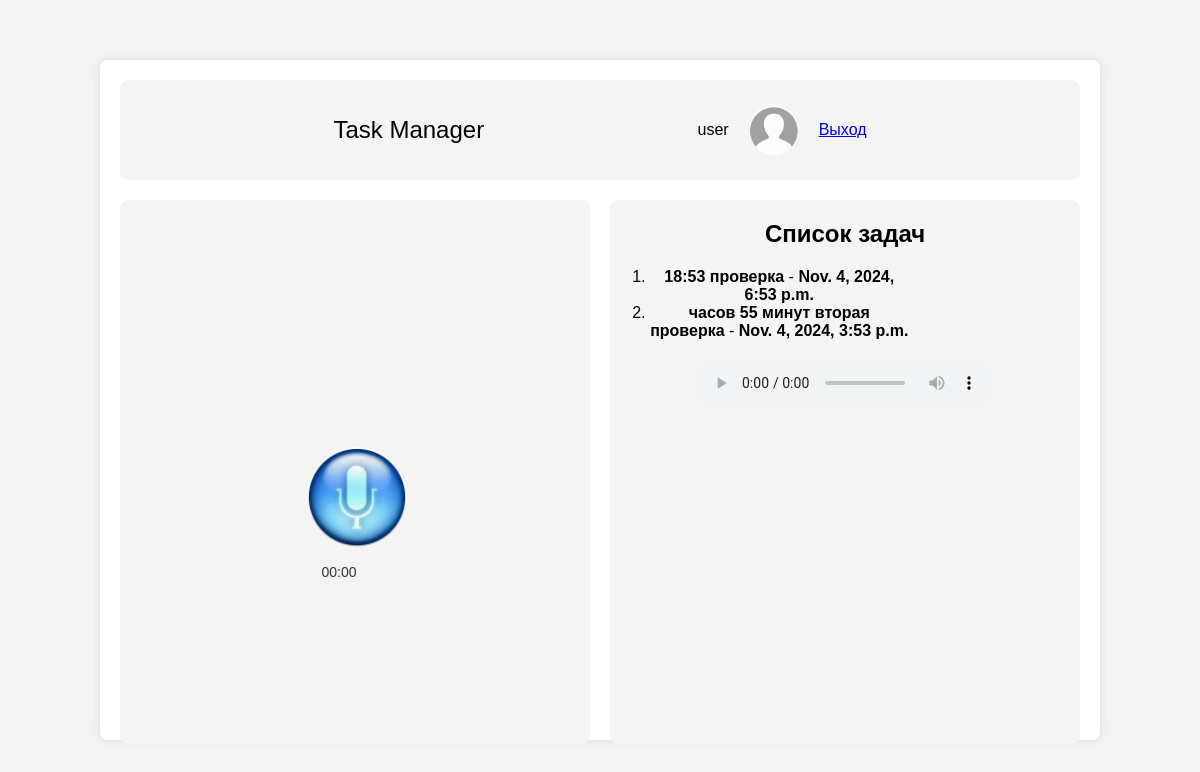
The app's page /home/3/ (signed in), older data.
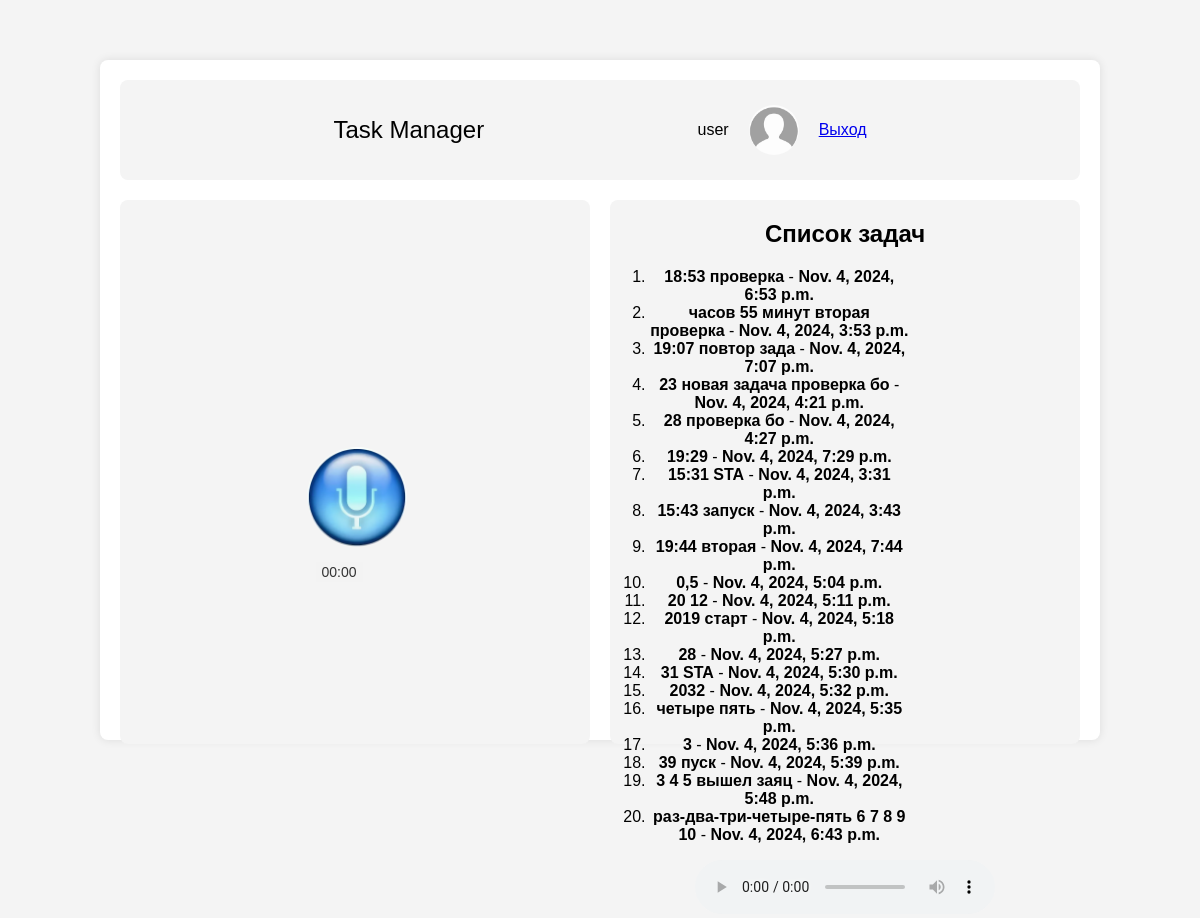
The same page, newer data.
### app/models.py (models this page shows, shortened)
class MyUser(AbstractUser):
    email = models.EmailField(unique=True, verbose_name="Адрес электронной почты")
    username = models.CharField(max_length=10, verbose_name="Имя")
    REQUIRED_FIELDS = ['username']  # Добавьте обязательные поля
    USERNAME_FIELD = 'email'  # Укажите поле для аутентификации

### text_processing/models.py (models this page shows, shortened)
class Transcription(models.Model):
    text = models.TextField()
    created_at = models.DateTimeField(auto_now_add=True)
    completed_at = models.DateTimeField(null=True, blank=True)
    record = models.ForeignKey(VoiceRecording, related_name='transcriptions', on_delete=models.CASCADE, null=True, blank=True)
    user = models.ForeignKey(MyUser,  on_delete=models.CASCADE)

### app/views.py (the view)
# urls.py: path('home/<int:user_id>/', views.home, name='home'),
@login_required
def home(request, user_id):
    try:
        user = get_object_or_404(MyUser, id=user_id)
        tasks = Transcription.objects.filter(user=user)
        for task in tasks:
            if task.record and task.record.user != user:
                logger.warning(f"User {request.user.id} tried to access task {task.id} of user {user_id}")
                raise Http404(_("You do not have permission to view this task."))
        return render(request, 'home.html', {'user': user, 'tasks': tasks})
    except Http404 as e:
        logger.error(f"Http404 error: {e}")
        raise
    except Exception as e:
        logger.error(f"An error occurred: {e}")
        raise Http404(_("An error occurred while processing your request."))

### templates/home.html (shortened to what this page needs)
{% load static %}
<!DOCTYPE html>
<html lang="en">
<head>
    <link rel="stylesheet" type="text/css" href="{% static 'style.css' %}">
</head>
<body>
<div class="home-container">
    <div class="container-app">
        <span class="title-home">Task Manager</span>
        <div class="header">
            <span>{{ user.username}}</span>
            <div class="user"><img src="{% static 'user.webp' %}" class="user-img"></div>
            <a href="{% url 'logout' %}">Выход</a>
        </div>
    </div>
    <div class="widows">
        <div class="widowsL">
            <button class="mic-btn" id="record-btn">
                <img src="{% static 'mic.webp' %}" class="mic">
            </button>
            <div class="status-bar">
                <div class="status-bar-time" id="status-bar-time">00:00</div>
            </div>
        </div>
        <div class="widowsR">
            <h2>Список задач</h2>
            <ol>
                {% for task in tasks %}
                <li class="task" data-time="{{ task.completed_at|date:'Y-m-d H:i:s' }}" data-id="{{ task.id }}"
                    data-shown="false">
                    <strong class="task-text">{{ task.text }}</strong> - <strong>{{ task.completed_at }}</strong>
                </li>
                {% empty %}
                <li>Нет доступных задач.</li>
                {% endfor %}
            </ol>
            <div>
                <audio id="recorded2Audio" controls></audio>
            </div>
        </div>
    </div>
</div>
</body>
</html>

### static/style.css (style rules this page uses)
body { font-family: Arial, sans-serif; background-color: #f4f4f4; margin: 0; padding: 0; display: flex; justify-content: center; align-items: center; height: 100vh; }
.home-container { background-color: #fff; padding: 20px; border-radius: 8px; box-shadow: 0 0 10px rgba(0, 0, 0, 0.1); width: 80%; height: 80%; position: relative; border: 2px; }
.container-app { width: 100%; height: 100px; background-color: #f4f4f4; border-radius: 8px; display: flex; justify-content: space-evenly; align-items: center; }
.header { display: flex; align-items: center; justify-content: flex-end; height: 100%; }
.title-home { align-items: center; font-size: 24px; }
.user { width: 50px; height: 50px; margin: 20px; }
.user-img { border-radius: 50%; width: 100%; height: 100%; border: 2px; }
.widows { width: 100%; height: 85%; display: flex; margin-top: 20px; margin-bottom: 25px; }
.widowsL { width: 100%; height: 100%; background-color: #f4f4f4; margin-right: 10px; border-radius: 8px; align-items: center; display: flex; justify-content: center; }
.mic { width: 100px; height: 100px; border-radius: 50%; }
.mic-btn { border-radius: 50%; border: none; }
.widowsR { width: 100%; height: 100%; background-color: #f4f4f4; margin-left: 10px; border-radius: 8px; }
.mic-btn { position: relative; width: 50px; height: 50px; border: none; background: none; padding: 0; cursor: pointer; overflow: visible; }

### templates/home.html (style rules this page uses)
.status-bar { width: 10%; height: 20px; background-color: #f3f3f3; position: relative; overflow: hidden; top: 100px; left: -41px; }
.status-bar-time { position: absolute; top: 0; left: 50%; transform: translateX(-50%); color: #333; font-size: 14px; line-height: 20px; }
.widowsR { text-align: center; }
ol { width: 55%; }

Row changes from the older to the newer data that the page shows:
added Transcription: text "19:07 повтор зада", completed_at "Nov. 4, 2024, 7:07 p.m."
added Transcription: text "23 новая задача проверка бо", completed_at "Nov. 4, 2024, 4:21 p.m."
added Transcription: text "28 проверка бо", completed_at "Nov. 4, 2024, 4:27 p.m."
added Transcription: text "19:29", completed_at "Nov. 4, 2024, 7:29 p.m."
added Transcription: text "15:31 STA", completed_at "Nov. 4, 2024, 3:31 p.m."
added Transcription: text "15:43 запуск", completed_at "Nov. 4, 2024, 3:43 p.m."
added Transcription: text "19:44 вторая", completed_at "Nov. 4, 2024, 7:44 p.m."
added Transcription: text "0,5", completed_at "Nov. 4, 2024, 5:04 p.m."
added Transcription: text "20 12", completed_at "Nov. 4, 2024, 5:11 p.m."
added Transcription: text "2019 старт", completed_at "Nov. 4, 2024, 5:18 p.m."
added Transcription: text "28", completed_at "Nov. 4, 2024, 5:27 p.m."
added Transcription: text "31 STA", completed_at "Nov. 4, 2024, 5:30 p.m."
added Transcription: text "2032", completed_at "Nov. 4, 2024, 5:32 p.m."
added Transcription: text "четыре пять", completed_at "Nov. 4, 2024, 5:35 p.m."
added Transcription: text "3", completed_at "Nov. 4, 2024, 5:36 p.m."
added Transcription: text "39 пуск", completed_at "Nov. 4, 2024, 5:39 p.m."
added Transcription: text "3 4 5 вышел заяц", completed_at "Nov. 4, 2024, 5:48 p.m."
added Transcription: text "раз-два-три-четыре-пять 6 7 8 9 10", completed_at "Nov. 4, 2024, 6:43 p.m."
